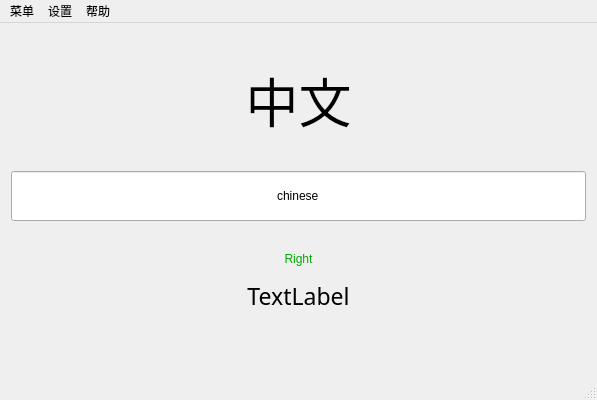
<?xml version="1.0" encoding="UTF-8"?>
<ui version="4.0">
 <class>EnglishTypingClass</class>
 <widget class="QMainWindow" name="EnglishTypingClass">
  <property name="geometry">
   <rect>
    <x>0</x>
    <y>0</y>
    <width>597</width>
    <height>400</height>
   </rect>
  </property>
  <property name="windowTitle">
   <string>EnglishTyping</string>
  </property>
  <widget class="QWidget" name="centralWidget">
   <layout class="QVBoxLayout" name="verticalLayout_2">
    <item>
     <layout class="QVBoxLayout" name="verticalLayout" stretch="4,3">
      <item>
       <layout class="QVBoxLayout" name="verticalLayout_3">
        <item>
         <widget class="QLabel" name="lb_chinese">
          <property name="font">
           <font>
            <family>微软雅黑</family>
            <pointsize>40</pointsize>
            <weight>50</weight>
            <italic>false</italic>
            <bold>false</bold>
           </font>
          </property>
          <property name="styleSheet">
           <string notr="true">font: 40pt &quot;微软雅黑&quot;;</string>
          </property>
          <property name="text">
           <string>中文</string>
          </property>
          <property name="alignment">
           <set>Qt::AlignCenter</set>
          </property>
         </widget>
        </item>
        <item>
         <widget class="QLineEdit" name="english_sr">
          <property name="minimumSize">
           <size>
            <width>0</width>
            <height>50</height>
           </size>
          </property>
          <property name="styleSheet">
           <string notr="true">font:20pt &quot;微软雅黑&quot;;</string>
          </property>
          <property name="text">
           <string>chinese</string>
          </property>
          <property name="alignment">
           <set>Qt::AlignCenter</set>
          </property>
         </widget>
        </item>
       </layout>
      </item>
      <item>
       <layout class="QVBoxLayout" name="verticalLayout_4">
        <item>
         <widget class="QLabel" name="tips">
          <property name="minimumSize">
           <size>
            <width>0</width>
            <height>47</height>
           </size>
          </property>
          <property name="maximumSize">
           <size>
            <width>16777215</width>
            <height>30</height>
           </size>
          </property>
          <property name="styleSheet">
           <string notr="true">color:rgb(0, 170, 0);
font: 18pt &quot;微软雅黑&quot;;</string>
          </property>
          <property name="text">
           <string>Right</string>
          </property>
          <property name="alignment">
           <set>Qt::AlignCenter</set>
          </property>
         </widget>
        </item>
        <item>
         <widget class="QLabel" name="label">
          <property name="font">
           <font>
            <family>微软雅黑</family>
            <pointsize>17</pointsize>
            <weight>50</weight>
            <italic>false</italic>
            <bold>false</bold>
           </font>
          </property>
          <property name="styleSheet">
           <string notr="true">font:17pt &quot;微软雅黑&quot;;
padding-top:0px;
padding-bottom:0px;</string>
          </property>
          <property name="text">
           <string>TextLabel</string>
          </property>
          <property name="alignment">
           <set>Qt::AlignCenter</set>
          </property>
         </widget>
        </item>
        <item>
         <spacer name="verticalSpacer_2">
          <property name="orientation">
           <enum>Qt::Vertical</enum>
          </property>
          <property name="sizeHint" stdset="0">
           <size>
            <width>20</width>
            <height>40</height>
           </size>
          </property>
         </spacer>
        </item>
       </layout>
      </item>
     </layout>
    </item>
   </layout>
  </widget>
  <widget class="QMenuBar" name="menuBar">
   <property name="geometry">
    <rect>
     <x>0</x>
     <y>0</y>
     <width>597</width>
     <height>23</height>
    </rect>
   </property>
   <widget class="QMenu" name="menu">
    <property name="title">
     <string>菜单</string>
    </property>
    <addaction name="action_json"/>
    <addaction name="action_csv"/>
   </widget>
   <widget class="QMenu" name="menu_2">
    <property name="title">
     <string>设置</string>
    </property>
    <addaction name="action"/>
   </widget>
   <widget class="QMenu" name="menu_3">
    <property name="title">
     <string>帮助</string>
    </property>
    <addaction name="action_2"/>
   </widget>
   <addaction name="menu"/>
   <addaction name="menu_2"/>
   <addaction name="menu_3"/>
  </widget>
  <widget class="QStatusBar" name="statusBar"/>
  <action name="action_json">
   <property name="text">
    <string>导入json单词文件</string>
   </property>
  </action>
  <action name="action">
   <property name="text">
    <string>首选项</string>
   </property>
  </action>
  <action name="action_2">
   <property name="text">
    <string>关于</string>
   </property>
  </action>
  <action name="action_csv">
   <property name="text">
    <string>读取csv单词文件</string>
   </property>
  </action>
 </widget>
 <layoutdefault spacing="6" margin="11"/>
 <resources>
  <include location="englishtyping.qrc"/>
 </resources>
 <connections/>
</ui>
